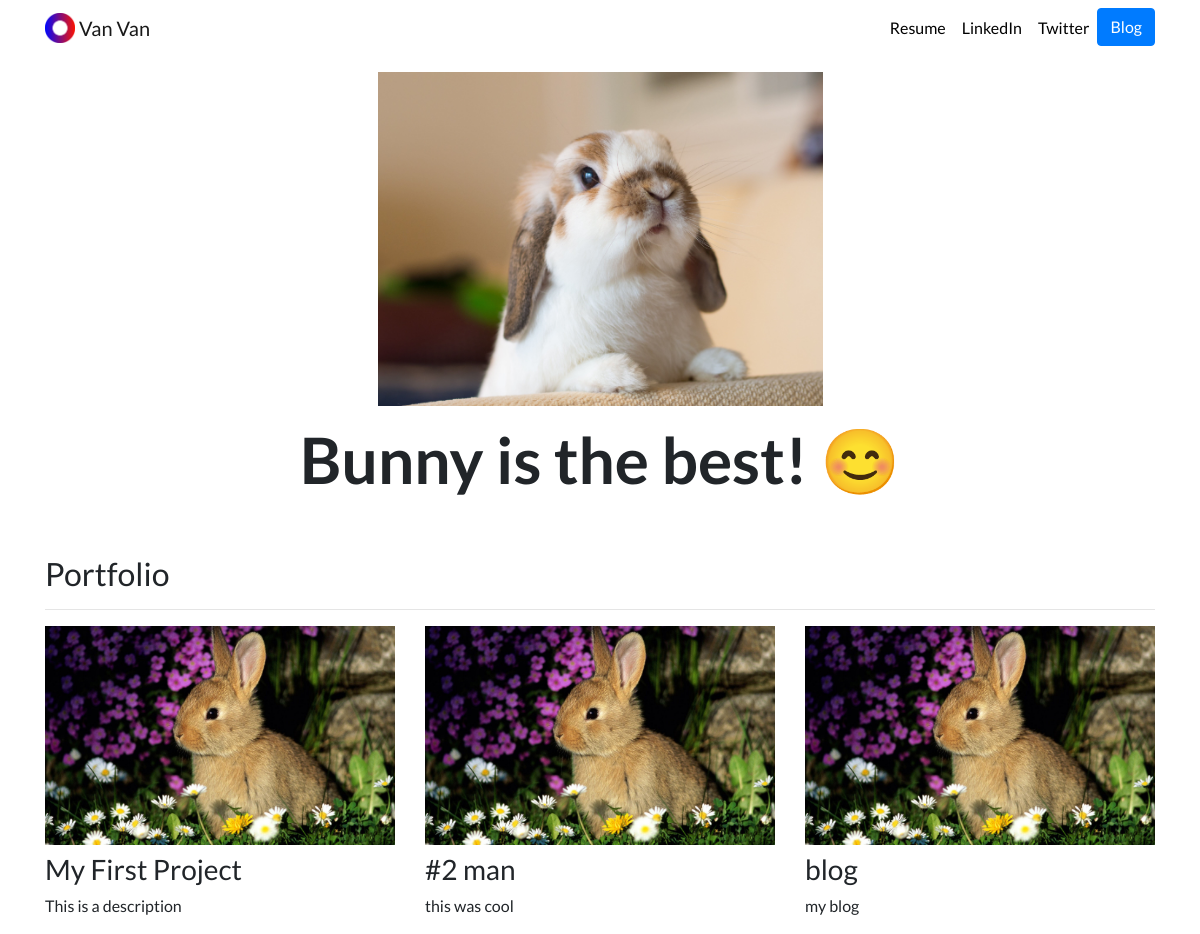
The page / on the database its author committed.
### portfolio/models.py (models this page shows, shortened)
class Project(models.Model):
    title = models.CharField(max_length=100)
    description = models.CharField(max_length=250)
    image = models.ImageField(upload_to='portfolio/images/')
    url = models.URLField(blank=True)

### portfolio/views.py (the view)
# urls.py: 2. Add a URL to urlpatterns:  path('', views.home, name='home')
def home(request):
   projects = Project.objects.all()
   return render(request, 'portfolio/home.html', {'projects':projects})

### portfolio/templates/portfolio/home.html
{% extends "portfolio/base.html" %}
{% load static %}
{% block content %}
<div class="row justify-content-center my-3">
  <div class="col-5">
    <img src="{% static 'portfolio/bunny.jpg' %}" class="img-fluid">
  </div>
</div>
<div class="row justify-content-center mb-3">
  <div class="col-md-9 text-center">
    <h1 id="hometext" class="font-weight-bold">Bunny is the best! 😊</h1>
  </div>
</div>
<h2 class="mt-5">Portfolio</h2>
<hr>
<div class="row">
  {% for project in projects %}
  <div class="col-lg-4 col-md-6">
    {% if project.url %}
    <a href="{{ project.url }}">
      <img src="{{ project.image.url }}" class="img-fluid mb-2">
    </a>
    {% else %}
    <img src="{{ project.image.url }}" class="img-fluid mb-2">
    {% endif %}
    <h3>{{ project.title }}</h3>
    <p>{{ project.description }}</p>
  </div>
  {% endfor %}
</div>
{% endblock %}

### portfolio/templates/portfolio/base.html (shortened to what this page needs)
{% load static %}
<!doctype html>
<html lang="en">
<head>
  <link rel="stylesheet" href="https://stackpath.bootstrapcdn.com/bootstrap/4.4.1/css/bootstrap.min.css">
  <link rel="stylesheet" href="{% static "portfolio/custom.css" %}">
</head>
<body>
  <nav id="topNav" class="navbar navbar-expand-md navbar-light">
    <div class="container">
      <a class="navbar-brand" href="{% url 'home' %}">
        <img src="{% static "portfolio/Logo.png" %}" width="30" height="30" class="d-inline-block align-top" alt="Nick's Logo">
        <span>Van Van</span>
      </a>
      <div class="collapse navbar-collapse text-center" id="navbarNav">
        <ul class="navbar-nav ml-auto">
          <li class="nav-item">
            <a class="nav-link" href="{% static "portfolio/resume.pdf" %}">Resume</a>
          </li>
          <li class="nav-item">
            <a class="nav-link" href="https://www.linkedin.com/in/nick-walter/" target="_blank">LinkedIn</a>
          </li>
          <li class="nav-item">
            <a class="nav-link" href="https://twitter.com/ZappyCode" target="_blank">Twitter</a>
          </li>
          <li>
            <a role="button" href="{% url 'blog:all_blogs' %}" class="btn btn-primary">Blog</a>
          </li>
        </ul>
      </div>
    </div>
  </nav>
  <div class="container">
    {% block content %}{% endblock %}
  </div>
</body>
</html>

### portfolio/static/portfolio/custom.css (style rules this page uses)
.navbar-nav .nav-link { color: rgba(0,0,0,1) !important; }
body { font-family: 'Lato', sans-serif; }
@media (min-width: 992px) { #hometext { font-size: 4rem; } }

### rows shown on the page
Project: image (picture), title "My First Project", description "This is a description"
Project: image (picture), title "#2 man", description "this was cool"
Project: image (picture), title "blog", description "my blog"
